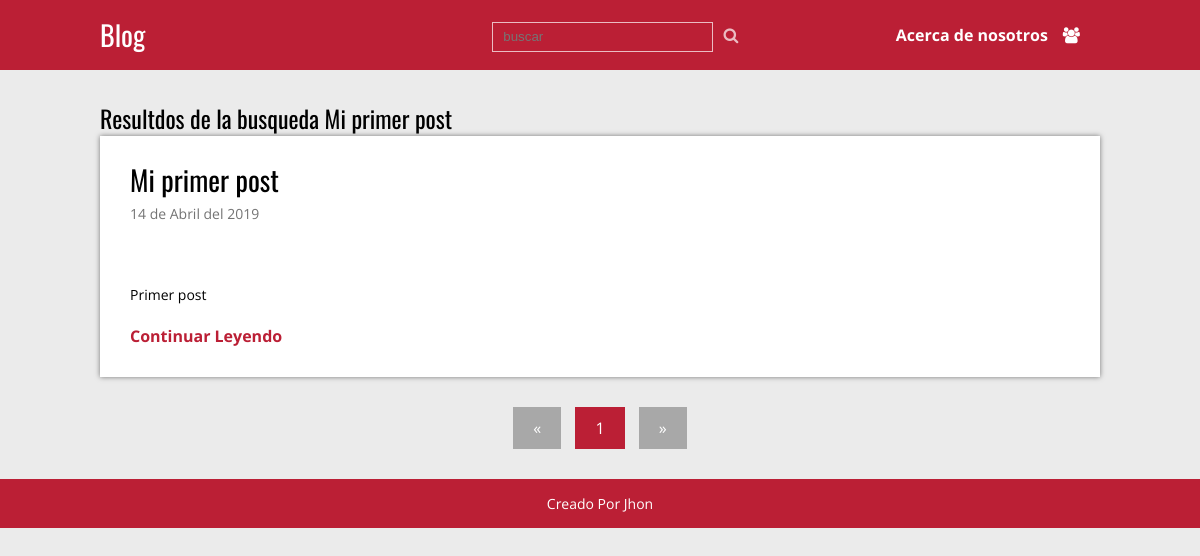
The app's page /buscar.php?busqueda=Mi primer post with its own data.
### tables this page shows
CREATE TABLE `articulos` (
  `id` int(11) NOT NULL,
  `titulo` varchar(200) NOT NULL,
  `extracto` varchar(200) NOT NULL,
  `fecha` timestamp NOT NULL DEFAULT CURRENT_TIMESTAMP,
  `texto` text NOT NULL,
  `thumb` varchar(50) NOT NULL
);

### buscar.php (called while the page is built, shortened)
<?php
require 'admin/config.php';
require 'funciones.php';
$conexion = conexion($bd_config);
if ($_SERVER['REQUEST_METHOD'] == 'GET' && !empty($_GET['busqueda'])) {
    $busqueda = limpiarDatos($_GET['busqueda']);
    $statement = $conexion->prepare(
        'SELECT * FROM articulos WHERE titulo LIKE :busqueda or texto LIKE :busqueda'
    );
    $statement->execute(array(':busqueda' => "%$busqueda%"));
    $resultados = $statement->fetchAll();
    if (empty($resultados)) {
        $titulo = 'No se encontraron articulos con el resultado' . $busqueda;
    } else {
        $titulo = 'Resultdos de la busqueda ' . $busqueda;
    }
} else {
    header('Location:' . RUTA . '/index.php');
}
require 'views/buscar.view.php';

### funciones.php (called while the page is built, shortened)
<?php
function limpiarDatos($datos)
{
    $datos = trim($datos);
    $datos = stripcslashes($datos);
    $datos = htmlspecialchars($datos);
    return $datos;
}
function fecha($fecha)
{
    $timestamp = strtotime($fecha);
    $meses     = ['Enero', 'Febrero', 'Marzo', 'Abril', 'Mayo', 'Junio', 'Julio', 'Agosto', 'Septiembre', 'Ocutbre', 'Noviembre', 'Diciembre'];
    $dia   = date('d', $timestamp);
    $mes   = date('m', $timestamp) - 1;
    $year  = date('y', $timestamp);
    $fecha = " $dia de " . $meses[$mes] . " del 20$year";
    return $fecha;
}

### views/buscar.view.php (the view, shortened to what this page needs)
<!DOCTYPE html>
<html lang="es">
    <head>
                    <link href="https://maxcdn.bootstrapcdn.com/font-awesome/4.7.0/css/font-awesome.min.css" rel="stylesheet">
                        <link href="<?php echo RUTA; ?>/css/style.css" rel="stylesheet">
    </head>
    <body>
        <?php require "header.php";?>
        <div class="contenedor">
            <h2><?php echo $titulo ?></h2>
            <?php foreach ($resultados as $post): ?>
            <div class="post">
                <article>
                    <h2 class="titulo">
                        <a href="single.php?id=<?php echo $post['id']; ?>">
                            <?php echo $post['titulo']; ?>
                        </a>
                    </h2>
                    <p class="fecha">
                        <?php echo fecha($post['fecha']); ?>
                    </p>
                    <div class="thumb">
                    </div>
                    <p class="extracto">
                        <?php echo $post['extracto']; ?>
                    </p>
                    <a class="continuar" href="single.php?id=<?php echo $post['id']; ?>">
                        Continuar Leyendo
                    </a>
                </article>
            </div>
            <?php endforeach;?>
            <?php require 'paginacion.php';?>
        </div>
        <?php require "footer.php";?>
    </body>
</html>

### css/style.css (style rules this page uses)
* { margin:0; padding: 0; -webkit-box-sizing:border-box; -moz-box-sizing:border-box; -box-sizing:border-box; }
body { font-size:16px; font-family: 'Open Sans',sans-serif; background: #ebebeb; }
h1,h2,h3,h4,h5,h6 { font-family: "Oswald",Arial, Sans-serif; font-weight: normal; }
a { text-decoration: none; color: #BB1F35; }
.contenedor { max-width: 1000px; width: 90%; margin: auto; }
.contenedor { display: block; grid-template-areas: "head menu" "main main"; grid-gap: 60% 40%; grid-gap: 10px; }
.post { width: 100%; background: #fff; box-shadow: 0px 0px 5px rgba(0,0,0,.5); margin-bottom: 30px; padding: 30px; }
.post article .titulo { font-family: "Oswald",Arial,sans-serif; font-size: 28px; font-weight: normal; line-height: 28px; margin-bottom: 10px; }
.post article .titulo a { color: #000; }
.post article .fecha { color: #747474; font-size: 14px; margin-bottom: 20px; }
.post article .thumb { margin-bottom: 20px; }
.post article .extracto { font-size: 14px; line-height: 20px; margin-bottom: 20px; }
.post article .continuar { color:#BB1F35; font-weight: bold; }

### records on screen
articulos: titulo "Mi primer post", fecha "14 de Abril del 2019", extracto "Primer post"

### other values on screen
$titulo "Resultdos de la busqueda Mi primer post"
